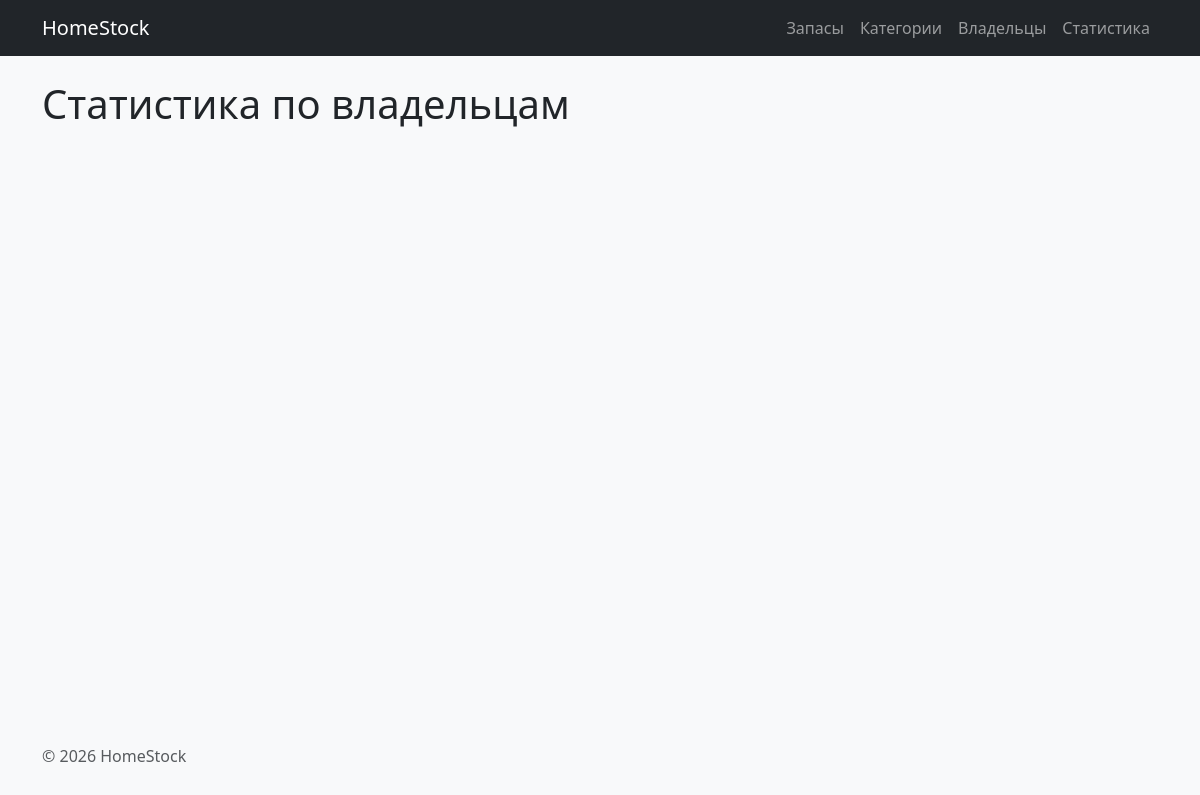
/users/statistics/, run on an earlier commit of the app's database.
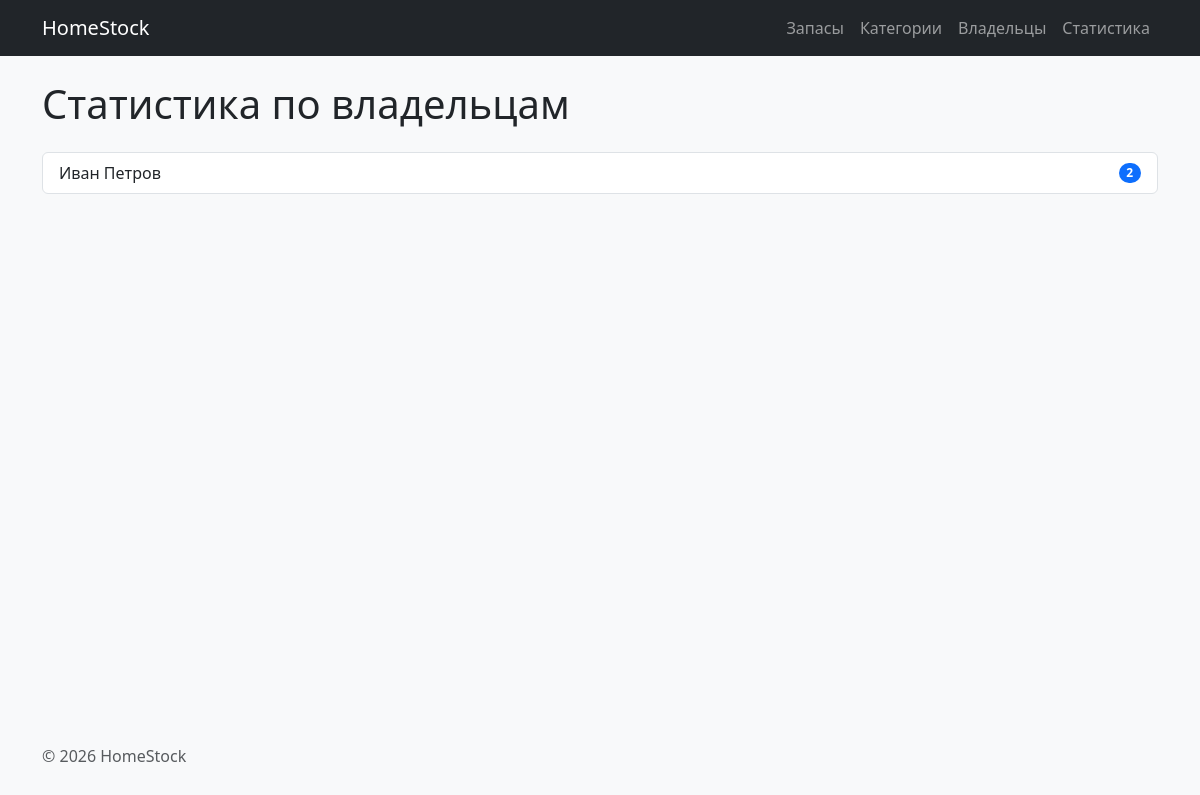
And on a later commit of the database.
### users/models.py (models this page shows, shortened)
class User(models.Model):
    name = models.CharField(max_length=200, verbose_name="Имя")
    email = models.EmailField(verbose_name="Email")
    class Meta:
        verbose_name = "Пользователь"
        verbose_name_plural = "Пользователи"
        ordering = ["name"]

### users/views.py (the view)
# urls.py: path("statistics/", views.statistics, name="statistics"),
def statistics(request):
    stats = User.objects.annotate(
        stock_count=Count("stocks")
    ).order_by("-stock_count")
    return render(request, "users/statistics.html", {"stats": stats})

### users/templates/users/statistics.html (shortened to what this page needs)
{% extends "base.html" %}
{% block content %}
    <h1>Статистика по владельцам</h1>
    <ul class="list-group mt-4">
        {% for item in stats %}
            <li class="list-group-item d-flex justify-content-between align-items-center">
                {{ item.name }}
                <span class="badge bg-primary rounded-pill">{{ item.stock_count }}</span>
            </li>
        {% endfor %}
    </ul>
{% endblock %}

What changed in the data, as far as the page shows it:
added User: name "Иван Петров", stock_count "2"
